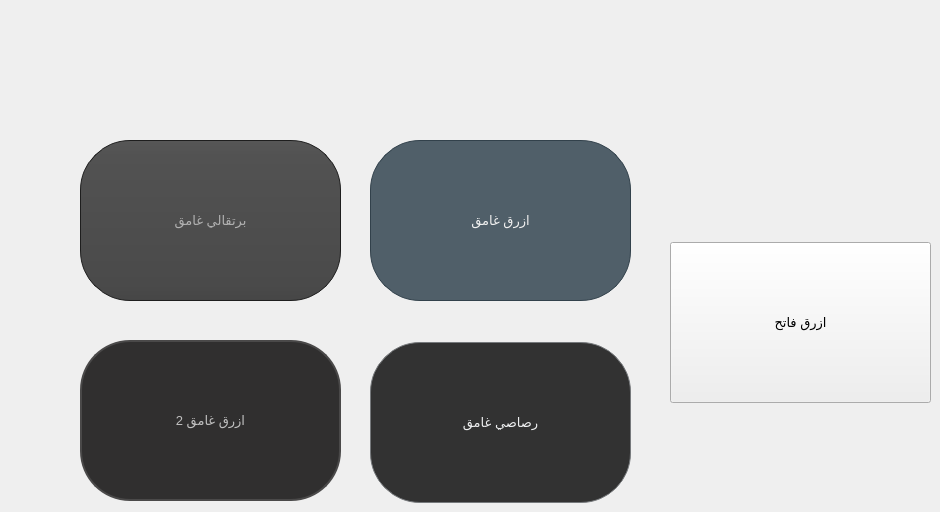
      <widget class="QWidget" name="tab_14">
       <attribute name="title">
        <string>الشكل</string>
       </attribute>
       <widget class="QPushButton" name="pushButton_9">
        <property name="geometry">
         <rect>
          <x>80</x>
          <y>140</y>
          <width>261</width>
          <height>161</height>
         </rect>
        </property>
        <property name="font">
         <font>
          <pointsize>10</pointsize>
         </font>
        </property>
        <property name="styleSheet">
         <string notr="true">QPushButton
{
    color: #b1b1b1;
    background-color: QLinearGradient( x1: 0, y1: 0, x2: 0, y2: 1, stop: 0 #565656, stop: 0.1 #525252, stop: 0.5 #4e4e4e, stop: 0.9 #4a4a4a, stop: 1 #464646);
    border-width: 1px;
    border-color: #1e1e1e;
    border-style: solid;
    border-radius: 50px;
    padding: 3px;
    padding-left: 5px;
    padding-right: 5px;
    min-width: 40px;
}

QPushButton:pressed
{
    background-color: QLinearGradient( x1: 0, y1: 0, x2: 0, y2: 1, stop: 0 #2d2d2d, stop: 0.1 #2b2b2b, stop: 0.5 #292929, stop: 0.9 #282828, stop: 1 #252525);
}

QPushButton:hover
{
    border: 2px solid QLinearGradient( x1: 0, y1: 0, x2: 0, y2: 1, stop: 0 #ffa02f, stop: 1 #d7801a);
}
</string>
        </property>
        <property name="text">
         <string>برتقالي غامق</string>
        </property>
       </widget>
       <widget class="QPushButton" name="pushButton_11">
        <property name="geometry">
         <rect>
          <x>370</x>
          <y>342</y>
          <width>261</width>
          <height>161</height>
         </rect>
        </property>
        <property name="font">
         <font>
          <family>Segoe UI</family>
          <pointsize>10</pointsize>
         </font>
        </property>
        <property name="styleSheet">
         <string notr="true">QPushButton
{
    color: #eff0f1;
    background-color: #323232;
    border-width: 1px;
    border-color: #76797C;
    border-style: solid;
    padding: 5px;
    border-radius: 0px;
    outline: none;
    border-radius:50px;
}

QPushButton:disabled
{
    background-color: #323232;
    border-width: 1px;
    border-color: #454545;
    border-style: solid;
    padding-top: 5px;
    padding-bottom: 5px;
    padding-left: 10px;
    padding-right: 10px;
    border-radius: 2px;
    color: #454545;
}

QPushButton:focus {
    background-color: #D1DBCB;
    color: black;
}

QPushButton:pressed
{
    color: black;
    background-color: #D1DBCB;
    padding-top: -15px;
    padding-bottom: -17px;
}

QComboBox
{
    selection-background-color: #D1DBCB;
    background-color: #31363B;
    border-style: solid;
    border: 1px solid #76797C;
    border-radius: 2px;
    padding: 5px;
    min-width: 75px;
}

QPushButton:checked{
    background-color: #76797C;
    border-color: #6A6969;
}

</string>
        </property>
        <property name="text">
         <string>رصاصي غامق</string>
        </property>
       </widget>
       <widget class="QPushButton" name="pushButton_13">
        <property name="geometry">
         <rect>
          <x>370</x>
          <y>140</y>
          <width>261</width>
          <height>161</height>
         </rect>
        </property>
        <property name="font">
         <font>
          <family>Segoe UI</family>
          <pointsize>10</pointsize>
         </font>
        </property>
        <property name="styleSheet">
         <string notr="true">/* QPushButton ------------------------------------------------------------ */

QPushButton {
    background-color: #505F69 ;
    border: 1px solid #32414B;
    color: #F0F0F0;
    border-radius: 4px;
    padding: 3px;
    outline: none;
    border-radius:50px;
}

QPushButton:disabled {
    background-color: #32414B;
    border: 1px solid #32414B;
    color: #787878;
    border-radius: 4px;
    padding: 3px;
}


QPushButton:checked {
    background-color: #32414B;
    border: 1px solid #32414B;
    border-radius: 4px;
    padding: 3px;
    outline: none;
}

QPushButton:checked:disabled {
    background-color: #19232D;
    border: 1px solid #32414B;
    color: #787878;
    border-radius: 4px;
    padding: 3px;
    outline: none;
}

QPushButton::menu-indicator {
    subcontrol-origin: padding;
    subcontrol-position: bottom right;
    bottom: 4px;
}

QPushButton:pressed {
    background-color: #19232D;
    border: 1px solid #19232D;
}

QPushButton:hover,
QPushButton:checked:hover{
    border: 1px solid #148CD2;
    color: #F0F0F0;
}

QPushButton:selected,
QPushButton:checked:selected{
    background: #1464A0;
    color: #32414B;
}

/* QToolButton ------------------------------------------------------------ */

QToolButton {
    background-color: transparent;
    border: 1px solid #32414B;
    border-radius: 4px;
    margin: 0px;
    padding: 2px;
}

QToolButton:checked {
    background-color: #19232D;
    border: 1px solid #19232D;
}

QToolButton:disabled {
    border: 1px solid #32414B;
}

QToolButton:hover,
QToolButton:checked:hover{
    border: 1px solid #148CD2;
}

/* the subcontrols below are used only in the MenuButtonPopup mode */

QToolButton[popupMode=&quot;1&quot;] {
    padding: 2px;
    padding-right: 12px;     /* only for MenuButtonPopup */
    border: 1px solid #32414B;   /* make way for the popup button */
    border-radius: 4px;
}

/* The subcontrol below is used only in the InstantPopup or DelayedPopup mode */

QToolButton[popupMode=&quot;2&quot;] {
    padding: 2px;
    padding-right: 12px;      /* only for InstantPopup */
    border: 1px solid #32414B;    /* make way for the popup button */
}

QToolButton::menu-button {
    padding: 2px;
    border-radius: 4px;
    border: 1px solid #32414B;
    border-top-right-radius: 4px;
    border-bottom-right-radius: 4px;
    /* 16px width + 4px for border = 20px allocated above */
    width: 16px;
    outline: none;
}

QToolButton::menu-button:hover,
QToolButton::menu-button:checked:hover {
    border: 1px solid #148CD2;
}

QToolButton::menu-indicator {
    image: url(:/qss_icons/rc/down_arrow.png);
    top: -8px;     /* shift it a bit */
    left: -4px;    /* shift it a bit */
}

QToolButton::menu-arrow {
    image: url(:/qss_icons/rc/down_arrow.png);
}

QToolButton::menu-arrow:open {
    border: 1px solid #32414B;
}

/* QCommandLinkButton ----------------------------------------------------- */

QCommandLinkButton {
    background-color: transparent;
    border: 1px solid #32414B;
    color: #F0F0F0;
    border-radius: 4px;
    padding: 0px;
    margin: 0px;
}

QCommandLinkButton:disabled {
    background-color: transparent;
    color: #787878;
}
</string>
        </property>
        <property name="text">
         <string>ازرق غامق</string>
        </property>
       </widget>
       <widget class="QPushButton" name="pushButton_14">
        <property name="geometry">
         <rect>
          <x>80</x>
          <y>340</y>
          <width>261</width>
          <height>161</height>
         </rect>
        </property>
        <property name="font">
         <font>
          <family>Segoe UI</family>
          <pointsize>10</pointsize>
         </font>
        </property>
        <property name="styleSheet">
         <string notr="true">QPushButton
{
    color: silver;
    background-color: #302F2F;
    border-width: 2px;
    border-color: #4A4949;
    border-style: solid;
    padding-top: 2px;
    padding-bottom: 2px;
    padding-left: 10px;
    padding-right: 10px;
    border-radius: 4px;
    /* outline: none; */
    /* min-width: 40px; */
    border-radius:50px;
}

QPushButton:disabled
{
    background-color: #302F2F;
    border-width: 2px;
    border-color: #3A3939;
    border-style: solid;
    padding-top: 2px;
    padding-bottom: 2px;
    padding-left: 10px;
    padding-right: 10px;
    /*border-radius: 2px;*/
    color: #808080;
}

QPushButton:focus {
    background-color: #3d8ec9;
    color: white;
}



QPushButton:checked{
    background-color: #4A4949;
    border-color: #6A6969;
}

QPushButton:hover {
    border: 3px solid #78879b;
    color: silver;
}
</string>
        </property>
        <property name="text">
         <string>ازرق غامق 2</string>
        </property>
       </widget>
       <widget class="QPushButton" name="pushButton_15">
        <property name="geometry">
         <rect>
          <x>670</x>
          <y>242</y>
          <width>261</width>
          <height>161</height>
         </rect>
        </property>
        <property name="font">
         <font>
          <family>Segoe UI</family>
          <pointsize>10</pointsize>
         </font>
        </property>
        <property name="styleSheet">
         <string notr="true"/>
        </property>
        <property name="text">
         <string>ازرق فاتح</string>
        </property>
       </widget>
      </widget>
